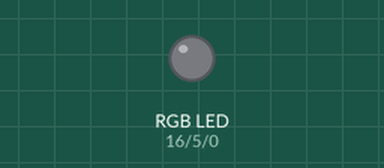
A sketch run on a simulated ESP8266 (NodeMCU). Shown: an RGB LED mixed from three pins (HIGH = lit). What the sketch prints to the serial monitor is not drawn.

Above: at 0.5 s.
At 3.5 s:
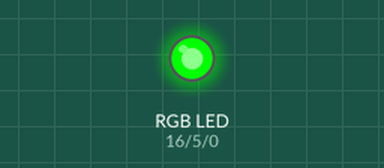
At 5.5 s:
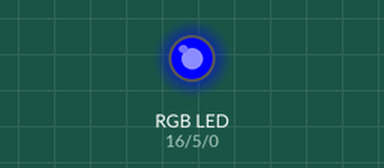
At 8.5 s:
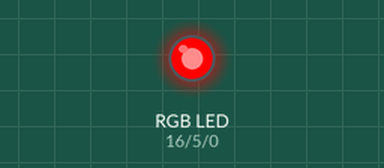
Timing chart, 0 to 9.1 s (numbered marks = the images above):
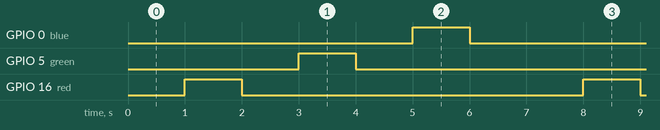

Measured:
- by itself, GPIO 0 (blue), GPIO 5 (green), GPIO 16 (red): alternates HIGH for 1.0 s and LOW for 6.0 s
- by itself, everything shown: repeats every 7.0 s, in 6 steps

The sketch:

RGB_TestNodemcu.ino
```cpp
/*
   This ESP32 code is created by esp32io.com

   This ESP32 code is released in the public domain

   For more detail (instruction and wiring diagram), visit https://esp32io.com/tutorials/esp32-rgb-led
*/

const int red =  16; // d0
const int green = 5; // d1
const int blue = 0; // d3

void setup() {
  Serial.begin(9600);
  Serial.println("setup");
  pinMode(red,   OUTPUT);
  pinMode(green, OUTPUT);
  pinMode(blue,  OUTPUT);
}

void loop() {
  Serial.println("work");
  delay(1000);
  digitalWrite(red, HIGH); // turn the LED on
  Serial.print("red on");
  delay(1000); // wait for a second
  digitalWrite(red, LOW); // turn the LED off by making the voltage LOW
  delay(1000); // wait for a second
  digitalWrite(green, HIGH); // turn the LED on
  Serial.print("green on");
  delay(1000); // wait for a second
  digitalWrite(green, LOW); // turn the LED off by making the voltage LOW
  delay(1000); // wait for a second
  digitalWrite(blue, HIGH); // turn the LED on
  Serial.print("blue on");
  delay(1000); // wait for a second
  digitalWrite(blue, LOW); // turn the LED off by making the voltage LOW
  delay(1000); // wait for a second
}
```
